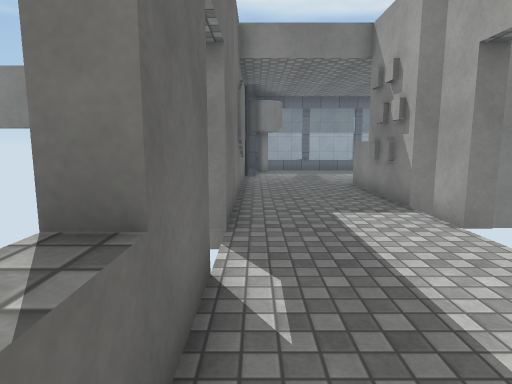
[1] (above)

12 first-person views from a walk through a 3-D level made in the Unity game engine. The camera is 1.4 m above the floor, tilts 8° down and sees 75° across. Doors are open. The floor is counted in squares, 1 m on a side. Each view is taken from the middle of a square. On the plan, view 1 faces up. The plan holds only what a view shows up to about 15 squares ahead; the rest is blank. The place goes on beyond the plan. Surface patterns are stand-ins for the level's own textures.

[2]
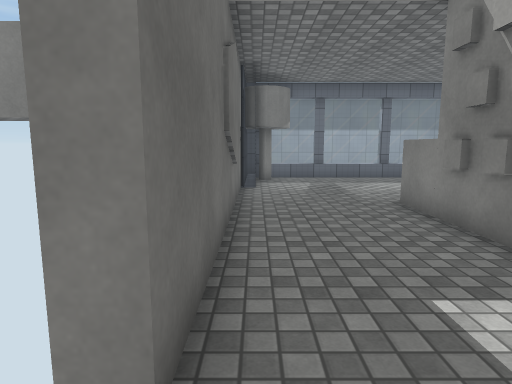

[3]
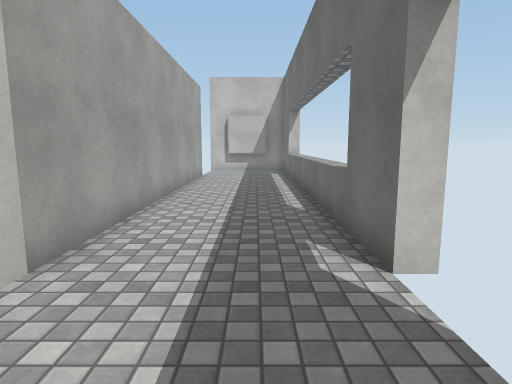

[4]
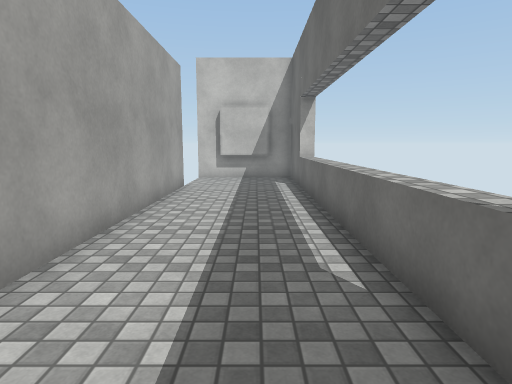

[5]
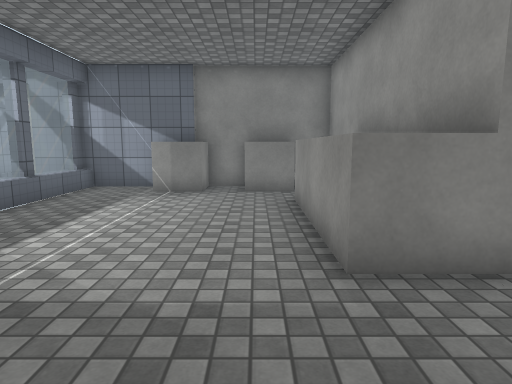

[6]
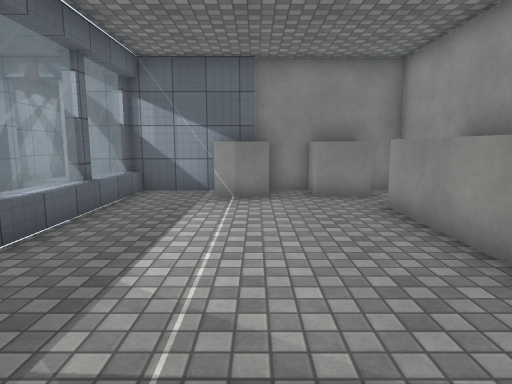

[7]
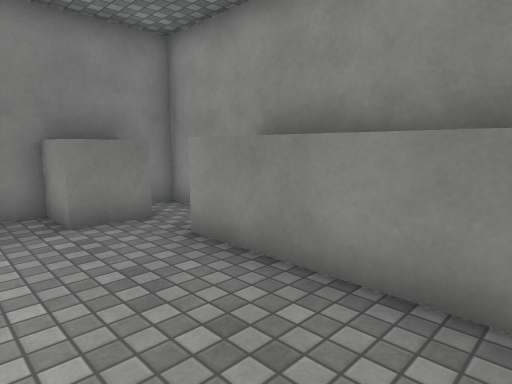

[8]
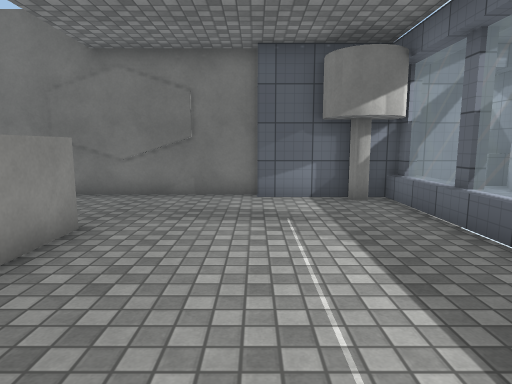

[9]
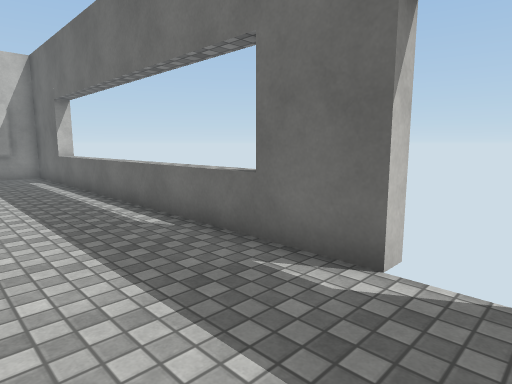

[10]
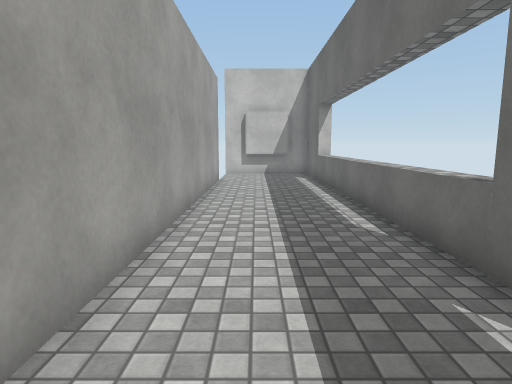

[11]
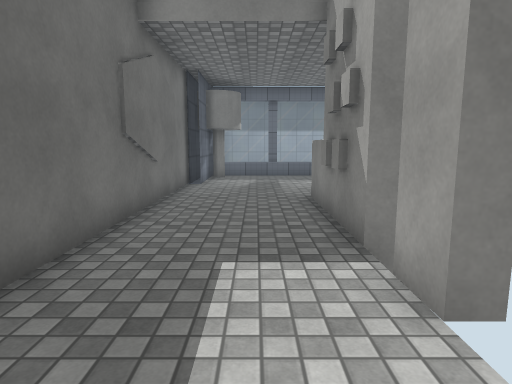

[12]
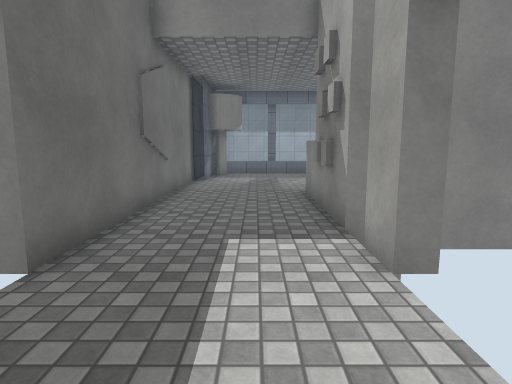

### Floor plan
Key: @ floor where view 1 was taken; # wall or solid block; . floor; = window, fence, low wall or low ledge; ^ raised ledge.
Columns run from 1 left of view 1 to 12 right of it. Each row starts with its distance up from view 1.
 21             #
 20  #          #
 19  ##=========#
 18  ##.........#
 17  #..........#
 16 ##.........^^
 15 ##.........^^#
 14 #............#
 13 #..........^^#
 12 #....^^^^^.^ #
 11 #....^     ..#
 10 #...##########
  9 #...##
  8 #....#
  7 #....
  6 #....#
  5  ....
  4  ....
  3 #....#
  2 #....#
  1 ^....#
  0 ^@...#
 -1 ^....#
 -2 ^....#
 -3 ^....#
 -4 ^....#
 -5 ^....#
 -6 ^....#
 -7 ^....#
 -8 ^....#
 -9 #....
-10 #....
-11 #.##.
-12 #####

Where each view was taken, in squares from view 1:
view 1: 0 up, 0 right, facing up
view 2: 4 up, 0 right, facing up
view 3: 7 up, 1 right, facing down
view 4: 3 up, 1 right, facing down
view 5: 13 up, 0 right, facing right
view 6: 15 up, 1 right, facing right
view 7: 15 up, 4 right, facing down-right
view 8: 15 up, 9 right, facing left
view 9: 5 up, 3 right, facing down-left
view 10: 5 up, 2 right, facing down
view 11: 3 up, 2 right, facing up
view 12: 2 up, 2 right, facing up
